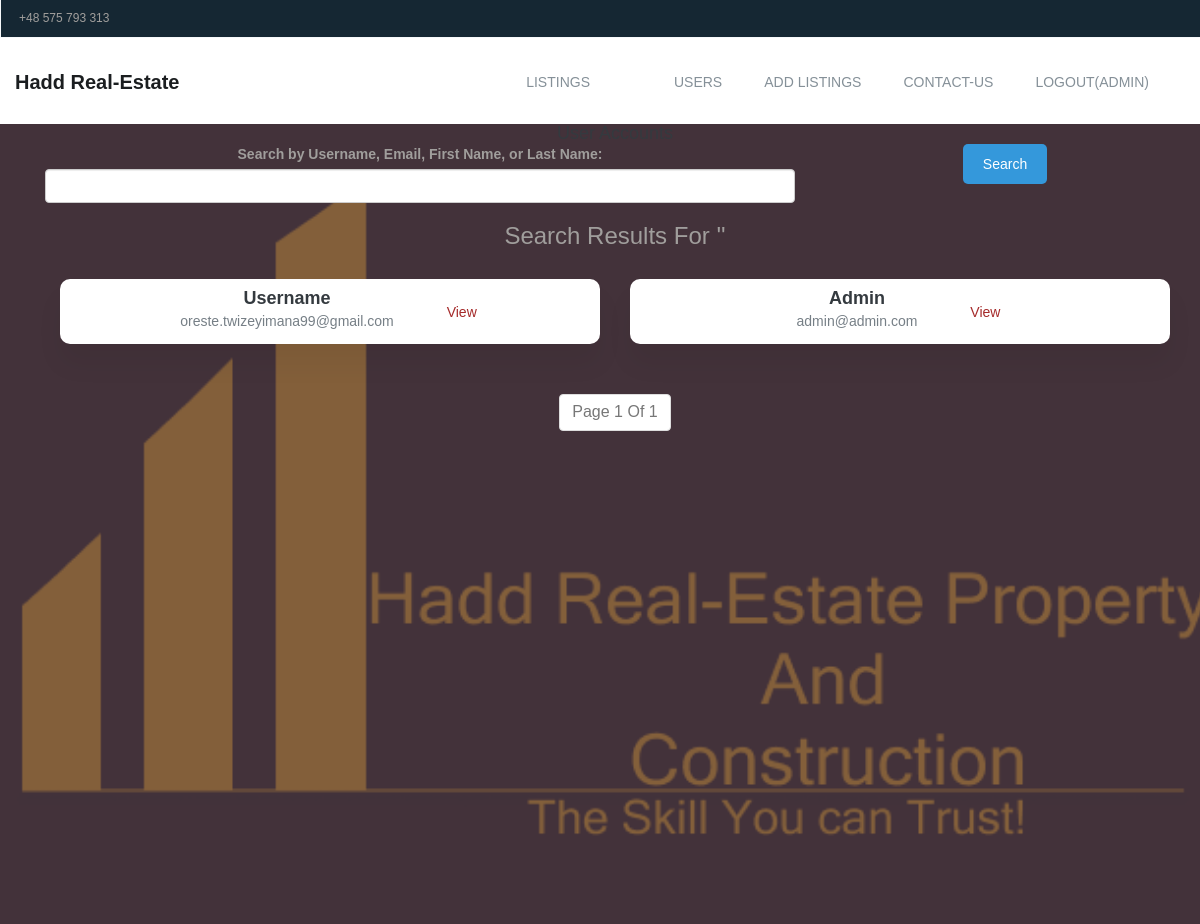
Before: /accounts/search/ (signed in) with the older database file.
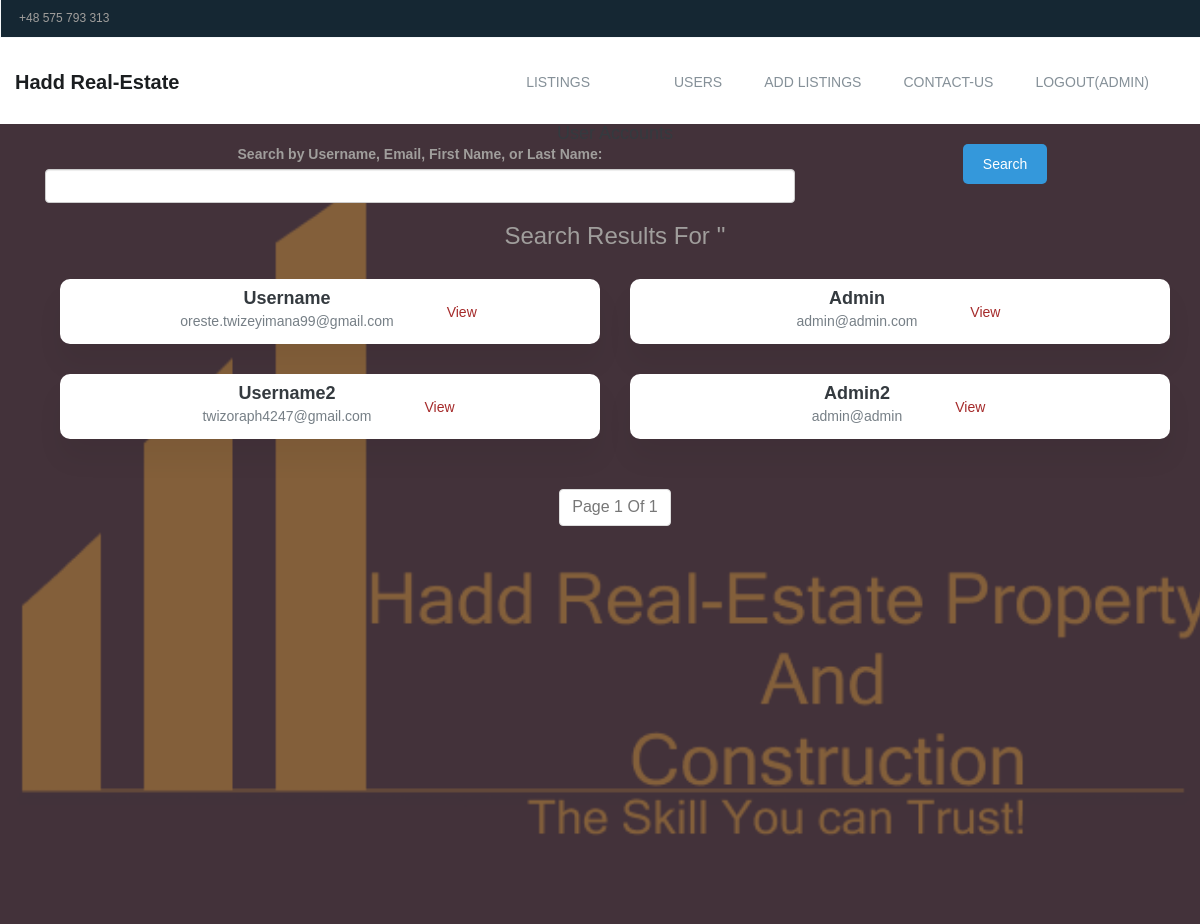
After: the same page with the newer database file.
### accounts/models.py (models this page shows, shortened)
class User(AbstractBaseUser, PermissionsMixin):
    username_validator = UnicodeUsernameValidator()
    username = models.CharField(
        verbose_name=_("username"),
        max_length=150,
        unique=True,
        validators=[username_validator],
        error_messages={
            "unique": _("A user with that username already exists."),
        },
    )
    email = models.EmailField(verbose_name=_("email address"), blank=True)
    first_name = models.CharField(verbose_name=_("first name"), max_length=150, blank=True)
    last_name = models.CharField(verbose_name=_("last name"), max_length=150, blank=True)
    requested_reset_password = models.BooleanField(
        _('User has requested a password reset'),
        default=False,
        help_text=_('This will allow the admin to allow a password reset')
    )
    allowed_password_request = models.BooleanField(
        _('User has been granted a password reset'),
        default=False,
        help_text=_('This will allow the the user to perform password reset')
    )
    is_staff = models.BooleanField(
        _('staff status'),
        default=False,
        help_text=_('Designates whether the user can log into this admin site.'),
    )
    is_active = models.BooleanField(
        _('active'),
        default=True,
        help_text=_(
            'Designates whether this user should be treated as active. '
            'Unselect this instead of deleting accounts.'
        ),
    )
    is_superuser = models.BooleanField(
        _('superuser status'),
        default=False,
        help_text=_('Designates that this user has all permissions without explicitly assigning them.'),
    )
    objects = UserManager()
    USERNAME_FIELD = 'username'
    REQUIRED_FIELDS = ['email']
    class Meta:
        verbose_name = _("user")
        verbose_name_plural = _("users")

### accounts/views.py (the view)
# urls.py: path('search/', views.account_search, name='account_search'),
@superuser_required
def account_search(request):
    search_term = request.GET.get('q', '')
    filtered_listings = User.objects.filter(
        Q(username__icontains=search_term) | Q(email__icontains=search_term) | Q(first_name__icontains=search_term) | Q(last_name__icontains=search_term)
    )  # Search by title and description
    paginator = Paginator(filtered_listings, 5)  # Set the number of listings per page
    page_number = request.GET.get('page')
    page_obj = paginator.get_page(page_number)
    context = {'accounts': page_obj, 'is_paginated': page_obj.has_other_pages(), 'is_from_search': True,
               'search_term': search_term}
    return render(request, 'accounts/accounts_list.html', context)

### accounts/views.py (called while the page is built)
def superuser_required(view_func):
    decorated_view_func = user_passes_test(lambda u: u.is_superuser, login_url='listing_list')(view_func)
    return decorated_view_func

### real_estate/templates/accounts/accounts_list.html (shortened to what this page needs)
{% extends 'base.html' %}
{% block content %}
    <div class="container mt-4">
        <h1 class="display-4 mb-4">User Accounts</h1>
        <form method="get" action="{% url 'account_search' %}" class="mb-4">
            <div class="row">
                <div class="col-md-8">
                    <label for="q" class="form-label">Search by Username, Email, First Name, or Last Name:</label>
                    <input type="text" name="q" id="q" class="form-control" value="{{ search_term }}" required>
                </div>
                <div class="col-md-4">
                    <button type="submit" class="btn btn-primary">Search</button>
                </div>
            </div>
        </form>
        {% if is_from_search %}
            <h2 class="h3 mb-4">Search results for '{{ search_term }}'</h2>
        {% endif %}
        <ul class="list-group">
            {% for account in accounts %}
                <div class=" col-md-6 col-xl-4">
                    <div class="card">
                        <div class="card-body p-4 d-flex justify-content-between align-items-center gap-3">
                            <div class="text-center">
                                <h5 class="fw-semibold mb-0">{{ account.username }}</h5>
                                <p class="d-flex align-items-center justify-content-center">{{ account.email }}</p>
                            </div>
                            <a class="btn btn-outline-primary py-1 px-2 ms-auto"
                               href="{% url 'account_detail' account.pk %}">View</a>
                        </div>
                    </div>
                </div>
            {% endfor %}
        </ul>
        <nav aria-label="Page navigation">
            <ul class="pagination mt-4">
                <li class="page-item disabled"><a class="page-link disabled" href="#">Page {{ accounts.number }}
                    of {{ accounts.paginator.num_pages }}</a></li>
            </ul>
        </nav>
    </div>
{% endblock %}

### real_estate/templates/base.html (shortened to what this page needs)
{% load static %}
<!DOCTYPE html>
<html lang="en">
<head>
    <link rel="stylesheet" href="{% static 'css/font-awesome.min.css' %}">
    <link rel="stylesheet" href="{% static 'css/linearicons.css' %}">
    <link rel="stylesheet" href="{% static 'css/animate.css' %}">
    <link rel="stylesheet" href="{% static 'css/flaticon.css' %}">
    <link rel="stylesheet" href="{% static 'css/slick.css' %}">
    <link rel="stylesheet" href="{% static 'css/slick-theme.css' %}">
    <link rel="stylesheet" href="{% static 'css/bootstrap.min.css' %}">
    <link rel="stylesheet" href="{% static 'css/bootsnav.css' %}">
    <link href="{% static 'fontawesomefree/css/fontawesome.css' %}" rel="stylesheet" type="text/css">
    <link href="{% static 'fontawesomefree/css/brands.css' %}" rel="stylesheet" type="text/css">
    <link href="{% static 'fontawesomefree/css/solid.css' %}" rel="stylesheet" type="text/css">
    <link rel="stylesheet" href="{% static 'css/responsive.css' %}">
    <link rel="stylesheet" href="{% static 'css/style.css' %}">
</head>
<body>
<header id="header-top" class="header-top">
    <ul>
        <li class="head-responsive-right">
            <div class="header-top-right">
                <ul>
                    <li class="header-top-contact">
                        +48 575 793 313
                    </li>
                </ul>
            </div>
        </li>
    </ul>
</header>
<section class="top-area">
    <div class="header-area">
        <nav class="navbar navbar-default bootsnav  navbar-sticky navbar-scrollspy" data-minus-value-desktop="70"
             data-minus-value-mobile="55" data-speed="1000">
            <div class="container">
                <div class="navbar-header">
                    <a class="navbar-brand" href="{% url 'homepage' %}">
                        Hadd Real-Estate
                    </a>
                </div>
                <div class="collapse navbar-collapse menu-ui-design" id="navbar-menu">
                    <ul class="nav navbar-nav navbar-right" data-in="fadeInDown" data-out="fadeOutUp">
                        <li>
                            <a class="nav-link" href="{% url 'listing_list' %}">Listings</a>
                        </li>
                        {% if user.is_authenticated %}
                            <li>
                                <a class="nav-link" href="{% url 'order_list' %}"></a>
                            </li>
                            {% if user.is_superuser %}
                                <li>
                                    <a class="nav-link" href="{% url 'accounts_list' %}">Users</a>
                                </li>
                                <li>
                                    <a class="nav-link" href="{% url 'listing_create' %}">Add Listings</a>
                                </li>
                            {% endif %}
                        {% endif %}
                        <li>
                            <a class="nav-link" href="{% url 'contact' %}"> Contact-Us</a>
                        </li>
                        {% if user.is_authenticated %}
                            <li>
                                <a class="nav-link" href="{% url 'logout' %}"> Logout({{ user.username }})</a>
                            </li>
                        {% else %}
                            <li>
                                <a class="nav-link" href="{% url 'login' %}"> Login</a>
                            </li>
                        {% endif %}
                    </ul>
                </div>
            </div>
        </nav>
    </div>
</section>
<section id="home" class="welcome-hero">
    <div class="container">
        {% block content %}
        {% endblock %}
    </div>
</section>
</body>
</html>

Changed rows visible on the page:
added User: username "Username2", email "twizoraph4247@gmail.com"
added User: username "Admin2", email "admin@admin"
